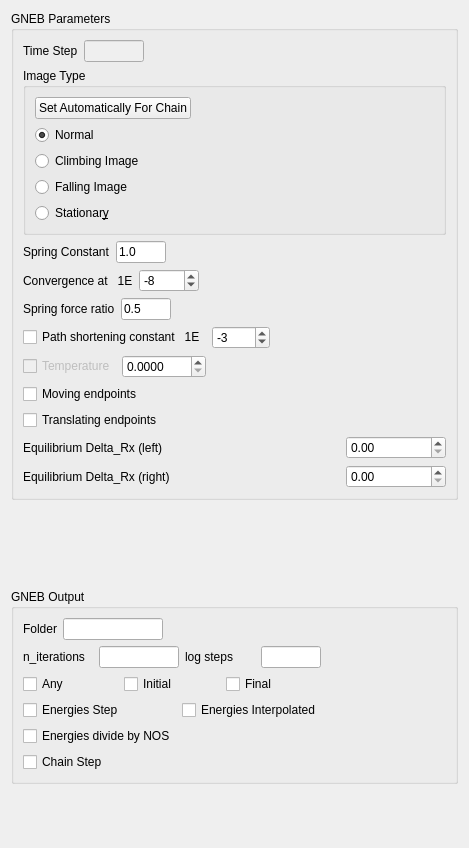
         <widget class="QWidget" name="page">
          <property name="geometry">
           <rect>
            <x>0</x>
            <y>0</y>
            <width>469</width>
            <height>848</height>
           </rect>
          </property>
          <property name="sizePolicy">
           <sizepolicy hsizetype="Preferred" vsizetype="Preferred">
            <horstretch>0</horstretch>
            <verstretch>0</verstretch>
           </sizepolicy>
          </property>
          <property name="minimumSize">
           <size>
            <width>0</width>
            <height>0</height>
           </size>
          </property>
          <attribute name="label">
           <string>GNEB</string>
          </attribute>
          <layout class="QGridLayout" name="gridLayout_6">
           <item row="6" column="0">
            <spacer name="verticalSpacer_5">
             <property name="orientation">
              <enum>Qt::Vertical</enum>
             </property>
             <property name="sizeHint" stdset="0">
              <size>
               <width>20</width>
               <height>40</height>
              </size>
             </property>
            </spacer>
           </item>
           <item row="4" column="0">
            <widget class="QGroupBox" name="groupBox_19">
             <property name="minimumSize">
              <size>
               <width>0</width>
               <height>0</height>
              </size>
             </property>
             <property name="title">
              <string>GNEB Output</string>
             </property>
             <layout class="QGridLayout" name="gridLayout_95">
              <item row="0" column="0">
               <layout class="QGridLayout" name="gridLayout_7">
                <item row="0" column="1">
                 <widget class="QLineEdit" name="lineEdit_gneb_output_folder">
                  <property name="maximumSize">
                   <size>
                    <width>100</width>
                    <height>16777215</height>
                   </size>
                  </property>
                 </widget>
                </item>
                <item row="0" column="2">
                 <spacer name="horizontalSpacer_2">
                  <property name="orientation">
                   <enum>Qt::Horizontal</enum>
                  </property>
                  <property name="sizeHint" stdset="0">
                   <size>
                    <width>40</width>
                    <height>20</height>
                   </size>
                  </property>
                 </spacer>
                </item>
                <item row="0" column="0">
                 <widget class="QLabel" name="label">
                  <property name="text">
                   <string>Folder</string>
                  </property>
                 </widget>
                </item>
               </layout>
              </item>
              <item row="2" column="3">
               <spacer name="horizontalSpacer_52">
                <property name="orientation">
                 <enum>Qt::Horizontal</enum>
                </property>
                <property name="sizeHint" stdset="0">
                 <size>
                  <width>40</width>
                  <height>20</height>
                 </size>
                </property>
               </spacer>
              </item>
              <item row="4" column="0">
               <layout class="QGridLayout" name="gridLayout_104">
                <item row="2" column="0">
                 <widget class="QCheckBox" name="checkBox_gneb_output_chain_step">
                  <property name="text">
                   <string>Chain Step</string>
                  </property>
                 </widget>
                </item>
                <item row="0" column="0">
                 <widget class="QCheckBox" name="checkBox_gneb_output_energies_step">
                  <property name="text">
                   <string>Energies Step</string>
                  </property>
                 </widget>
                </item>
                <item row="0" column="1">
                 <widget class="QCheckBox" name="checkBox_gneb_output_energies_interpolated">
                  <property name="text">
                   <string>Energies Interpolated</string>
                  </property>
                 </widget>
                </item>
                <item row="1" column="0">
                 <widget class="QCheckBox" name="checkBox_gneb_output_energies_divide">
                  <property name="text">
                   <string>Energies divide by NOS</string>
                  </property>
                 </widget>
                </item>
               </layout>
              </item>
              <item row="2" column="0">
               <layout class="QGridLayout" name="gridLayout_103">
                <item row="0" column="1">
                 <widget class="QCheckBox" name="checkBox_gneb_output_initial">
                  <property name="text">
                   <string>Initial</string>
                  </property>
                 </widget>
                </item>
                <item row="0" column="2">
                 <widget class="QCheckBox" name="checkBox_gneb_output_final">
                  <property name="text">
                   <string>Final</string>
                  </property>
                 </widget>
                </item>
                <item row="0" column="0">
                 <widget class="QCheckBox" name="checkBox_gneb_output_any">
                  <property name="text">
                   <string>Any</string>
                  </property>
                 </widget>
                </item>
               </layout>
              </item>
              <item row="1" column="0">
               <layout class="QGridLayout" name="gridLayout_77">
                <item row="0" column="0">
                 <widget class="QLabel" name="label_44">
                  <property name="text">
                   <string>n_iterations</string>
                  </property>
                 </widget>
                </item>
                <item row="0" column="2">
                 <widget class="QLabel" name="label_45">
                  <property name="text">
                   <string>log steps</string>
                  </property>
                 </widget>
                </item>
                <item row="0" column="1">
                 <widget class="QLineEdit" name="lineEdit_gneb_n_iterations">
                  <property name="minimumSize">
                   <size>
                    <width>20</width>
                    <height>0</height>
                   </size>
                  </property>
                  <property name="maximumSize">
                   <size>
                    <width>80</width>
                    <height>16777215</height>
                   </size>
                  </property>
                 </widget>
                </item>
                <item row="0" column="3">
                 <widget class="QLineEdit" name="lineEdit_gneb_log_steps">
                  <property name="maximumSize">
                   <size>
                    <width>60</width>
                    <height>16777215</height>
                   </size>
                  </property>
                 </widget>
                </item>
               </layout>
              </item>
             </layout>
            </widget>
           </item>
           <item row="2" column="0">
            <spacer name="verticalSpacer_10">
             <property name="orientation">
              <enum>Qt::Vertical</enum>
             </property>
             <property name="sizeHint" stdset="0">
              <size>
               <width>20</width>
               <height>40</height>
              </size>
             </property>
            </spacer>
           </item>
           <item row="3" column="0">
            <spacer name="verticalSpacer_4">
             <property name="orientation">
              <enum>Qt::Vertical</enum>
             </property>
             <property name="sizeType">
              <enum>QSizePolicy::Fixed</enum>
             </property>
             <property name="sizeHint" stdset="0">
              <size>
               <width>20</width>
               <height>30</height>
              </size>
             </property>
            </spacer>
           </item>
           <item row="1" column="0">
            <widget class="QGroupBox" name="groupBox_5">
             <property name="minimumSize">
              <size>
               <width>0</width>
               <height>0</height>
              </size>
             </property>
             <property name="maximumSize">
              <size>
               <width>16777215</width>
               <height>16777215</height>
              </size>
             </property>
             <property name="title">
              <string>GNEB Parameters</string>
             </property>
             <layout class="QGridLayout" name="gridLayout_36">
              <item row="3" column="0" colspan="2">
               <layout class="QGridLayout" name="gridLayout_11">
                <item row="0" column="2">
                 <spacer name="horizontalSpacer_6">
                  <property name="orientation">
                   <enum>Qt::Horizontal</enum>
                  </property>
                  <property name="sizeHint" stdset="0">
                   <size>
                    <width>40</width>
                    <height>20</height>
                   </size>
                  </property>
                 </spacer>
                </item>
                <item row="0" column="1">
                 <widget class="QSpinBox" name="spinBox_gneb_convergence">
                  <property name="minimumSize">
                   <size>
                    <width>60</width>
                    <height>0</height>
                   </size>
                  </property>
                  <property name="minimum">
                   <number>-20</number>
                  </property>
                  <property name="maximum">
                   <number>20</number>
                  </property>
                  <property name="value">
                   <number>-8</number>
                  </property>
                 </widget>
                </item>
                <item row="0" column="0">
                 <widget class="QLabel" name="label_6">
                  <property name="text">
                   <string>Convergence at   1E</string>
                  </property>
                 </widget>
                </item>
               </layout>
              </item>
              <item row="8" column="0">
               <widget class="QCheckBox" name="checkBox_moving_endpoints">
                <property name="text">
                 <string>Moving endpoints</string>
                </property>
               </widget>
              </item>
              <item row="1" column="0" colspan="2">
               <widget class="QGroupBox" name="groupBox_3">
                <property name="minimumSize">
                 <size>
                  <width>0</width>
                  <height>0</height>
                 </size>
                </property>
                <property name="title">
                 <string>Image Type</string>
                </property>
                <layout class="QGridLayout" name="gridLayout_10">
                 <item row="1" column="0">
                  <widget class="QPushButton" name="pushButton_auto_image_type">
                   <property name="text">
                    <string>Set Automatically For Chain</string>
                   </property>
                  </widget>
                 </item>
                 <item row="1" column="1">
                  <spacer name="horizontalSpacer_4">
                   <property name="orientation">
                    <enum>Qt::Horizontal</enum>
                   </property>
                   <property name="sizeHint" stdset="0">
                    <size>
                     <width>40</width>
                     <height>20</height>
                    </size>
                   </property>
                  </spacer>
                 </item>
                 <item row="3" column="0">
                  <widget class="QRadioButton" name="radioButton_ClimbingImage">
                   <property name="text">
                    <string>Climbing Image</string>
                   </property>
                  </widget>
                 </item>
                 <item row="2" column="0">
                  <widget class="QRadioButton" name="radioButton_Normal">
                   <property name="text">
                    <string>Normal</string>
                   </property>
                   <property name="checked">
                    <bool>true</bool>
                   </property>
                  </widget>
                 </item>
                 <item row="4" column="0">
                  <widget class="QRadioButton" name="radioButton_FallingImage">
                   <property name="text">
                    <string>Falling Image</string>
                   </property>
                  </widget>
                 </item>
                 <item row="5" column="0">
                  <widget class="QRadioButton" name="radioButton_Stationary">
                   <property name="text">
                    <string>Stationar&amp;y</string>
                   </property>
                  </widget>
                 </item>
                </layout>
               </widget>
              </item>
              <item row="4" column="0">
               <layout class="QGridLayout" name="gridLayout_34">
                <item row="0" column="2">
                 <spacer name="horizontalSpacer_18">
                  <property name="orientation">
                   <enum>Qt::Horizontal</enum>
                  </property>
                  <property name="sizeHint" stdset="0">
                   <size>
                    <width>40</width>
                    <height>20</height>
                   </size>
                  </property>
                 </spacer>
                </item>
                <item row="0" column="1">
                 <widget class="QLineEdit" name="lineEdit_gneb_springforceratio">
                  <property name="minimumSize">
                   <size>
                    <width>40</width>
                    <height>0</height>
                   </size>
                  </property>
                  <property name="maximumSize">
                   <size>
                    <width>50</width>
                    <height>16777215</height>
                   </size>
                  </property>
                  <property name="text">
                   <string>0.5</string>
                  </property>
                 </widget>
                </item>
                <item row="0" column="0">
                 <widget class="QLabel" name="label_25">
                  <property name="text">
                   <string>Spring force ratio</string>
                  </property>
                 </widget>
                </item>
               </layout>
              </item>
              <item row="5" column="0" colspan="2">
               <layout class="QGridLayout" name="gridLayout_35">
                <item row="0" column="0">
                 <widget class="QCheckBox" name="checkBox_gneb_pathshortening">
                  <property name="text">
                   <string>Path shortening constant   1E</string>
                  </property>
                 </widget>
                </item>
                <item row="0" column="1">
                 <widget class="QSpinBox" name="spinBox_gneb_pathshorteningconstant">
                  <property name="minimum">
                   <number>-1000</number>
                  </property>
                  <property name="maximum">
                   <number>1000</number>
                  </property>
                  <property name="value">
                   <number>-3</number>
                  </property>
                 </widget>
                </item>
                <item row="0" column="2">
                 <spacer name="horizontalSpacer_19">
                  <property name="orientation">
                   <enum>Qt::Horizontal</enum>
                  </property>
                  <property name="sizeHint" stdset="0">
                   <size>
                    <width>40</width>
                    <height>20</height>
                   </size>
                  </property>
                 </spacer>
                </item>
               </layout>
              </item>
              <item row="6" column="0" colspan="2">
               <layout class="QGridLayout" name="gridLayout_12">
                <item row="1" column="2">
                 <spacer name="horizontalSpacer_7">
                  <property name="orientation">
                   <enum>Qt::Horizontal</enum>
                  </property>
                  <property name="sizeHint" stdset="0">
                   <size>
                    <width>40</width>
                    <height>20</height>
                   </size>
                  </property>
                 </spacer>
                </item>
                <item row="1" column="0">
                 <widget class="QCheckBox" name="checkBox_2">
                  <property name="enabled">
                   <bool>false</bool>
                  </property>
                  <property name="text">
                   <string>Temperature</string>
                  </property>
                 </widget>
                </item>
                <item row="1" column="1">
                 <widget class="QDoubleSpinBox" name="doubleSpinBox">
                  <property name="decimals">
                   <number>4</number>
                  </property>
                  <property name="maximum">
                   <double>1000.000000000000000</double>
                  </property>
                 </widget>
                </item>
               </layout>
              </item>
              <item row="9" column="0">
               <widget class="QCheckBox" name="checkBox_translating_endpoints">
                <property name="text">
                 <string>Translating endpoints</string>
                </property>
               </widget>
              </item>
              <item row="2" column="0">
               <layout class="QGridLayout" name="gridLayout_75">
                <item row="0" column="0">
                 <widget class="QLabel" name="label_2">
                  <property name="text">
                   <string>Spring Constant</string>
                  </property>
                 </widget>
                </item>
                <item row="0" column="1">
                 <widget class="QLineEdit" name="lineEdit_gneb_springconstant">
                  <property name="minimumSize">
                   <size>
                    <width>40</width>
                    <height>0</height>
                   </size>
                  </property>
                  <property name="maximumSize">
                   <size>
                    <width>50</width>
                    <height>16777215</height>
                   </size>
                  </property>
                  <property name="text">
                   <string>1.0</string>
                  </property>
                 </widget>
                </item>
                <item row="0" column="2">
                 <spacer name="horizontalSpacer_3">
                  <property name="orientation">
                   <enum>Qt::Horizontal</enum>
                  </property>
                  <property name="sizeHint" stdset="0">
                   <size>
                    <width>40</width>
                    <height>20</height>
                   </size>
                  </property>
                 </spacer>
                </item>
               </layout>
              </item>
              <item row="0" column="0">
               <layout class="QGridLayout" name="gridLayout_14">
                <item row="0" column="2">
                 <spacer name="horizontalSpacer_8">
                  <property name="orientation">
                   <enum>Qt::Horizontal</enum>
                  </property>
                  <property name="sizeHint" stdset="0">
                   <size>
                    <width>40</width>
                    <height>20</height>
                   </size>
                  </property>
                 </spacer>
                </item>
                <item row="0" column="1">
                 <widget class="QLineEdit" name="lineEdit">
                  <property name="enabled">
                   <bool>false</bool>
                  </property>
                  <property name="maximumSize">
                   <size>
                    <width>60</width>
                    <height>16777215</height>
                   </size>
                  </property>
                 </widget>
                </item>
                <item row="0" column="0">
                 <widget class="QLabel" name="label_7">
                  <property name="text">
                   <string>Time Step</string>
                  </property>
                 </widget>
                </item>
               </layout>
              </item>
              <item row="13" column="0">
               <widget class="QLabel" name="label_26">
                <property name="text">
                 <string>Equilibrium Delta_Rx (right)</string>
                </property>
               </widget>
              </item>
              <item row="13" column="1">
               <widget class="QDoubleSpinBox" name="doubleSpinBox_delta_Rx_right">
                <property name="minimumSize">
                 <size>
                  <width>100</width>
                  <height>0</height>
                 </size>
                </property>
                <property name="maximumSize">
                 <size>
                  <width>100</width>
                  <height>16777215</height>
                 </size>
                </property>
               </widget>
              </item>
              <item row="10" column="1">
               <widget class="QDoubleSpinBox" name="doubleSpinBox_delta_Rx_left">
                <property name="minimumSize">
                 <size>
                  <width>100</width>
                  <height>0</height>
                 </size>
                </property>
                <property name="maximumSize">
                 <size>
                  <width>100</width>
                  <height>16777215</height>
                 </size>
                </property>
               </widget>
              </item>
              <item row="10" column="0">
               <widget class="QLabel" name="label_27">
                <property name="text">
                 <string>Equilibrium Delta_Rx (left)</string>
                </property>
               </widget>
              </item>
             </layout>
            </widget>
           </item>
          </layout>
         </widget>
